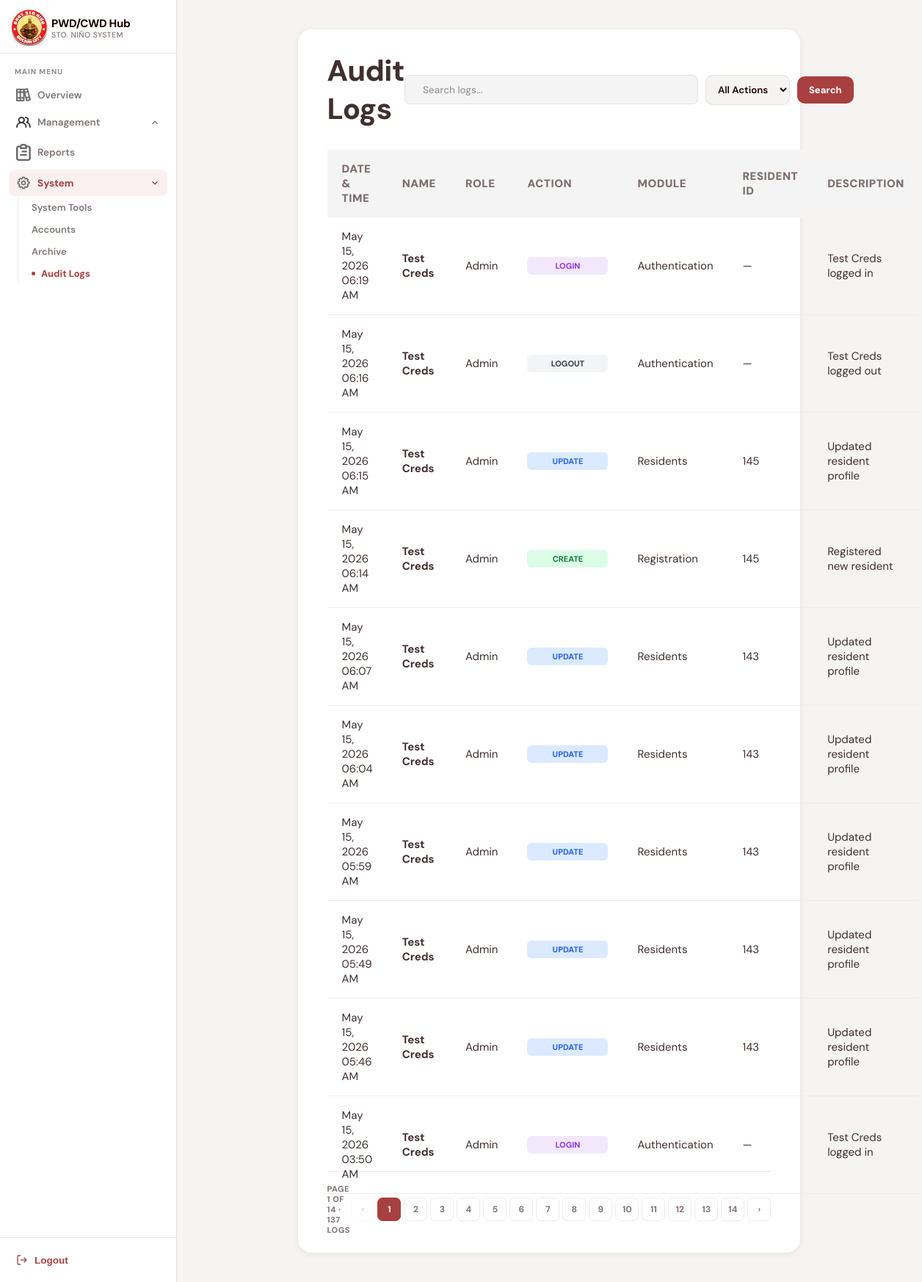
The page /auditlogs.php (signed in) on the database its author committed.
### tables this page shows
CREATE TABLE `audit_logs` (
  `ID` int(11) NOT NULL AUTO_INCREMENT,
  `admin_id` int(11) DEFAULT NULL,
  `admin_name` varchar(100) NOT NULL,
  `role` varchar(50) NOT NULL,
  `resident_id` int(11) DEFAULT NULL,
  `action` varchar(50) NOT NULL,
  `module` varchar(100) NOT NULL,
  `description` text NOT NULL,
  `created_at` timestamp NOT NULL DEFAULT current_timestamp(),
  PRIMARY KEY (`ID`),
  KEY `audit_logs_admin_id_idx` (`admin_id`),
  KEY `audit_logs_resident_id_idx` (`resident_id`),
  CONSTRAINT `audit_logs_admin_fk` FOREIGN KEY (`admin_id`) REFERENCES `admincreds` (`ID`) ON DELETE SET NULL ON UPDATE CASCADE,
  CONSTRAINT `audit_logs_resident_fk` FOREIGN KEY (`resident_id`) REFERENCES `residents` (`ID`) ON DELETE SET NULL ON UPDATE CASCADE
);

### func/getAuditLogs.php (called while the page is built, shortened)
<?php
require_once("db.php");
$per_page = 10;
$current_page = isset($_GET["page"]) && is_numeric($_GET["page"]) ? (int)$_GET["page"] : 1;
$offset = ($current_page - 1) * $per_page;
$search = trim($_GET["search"] ?? "");
$conditions = [];
$params = [];
$types = "";
$where = count($conditions) > 0 ? "WHERE " . implode(" AND ", $conditions) : "";
$count_sql = "SELECT COUNT(*) AS total FROM audit_logs $where";
$count_stmt = mysqli_prepare($conn, $count_sql);
mysqli_stmt_execute($count_stmt);
$count_result = mysqli_stmt_get_result($count_stmt);
$total_rows = mysqli_fetch_assoc($count_result)["total"];
$total_pages = max(1, ceil($total_rows / $per_page));
$data_sql = "SELECT * FROM audit_logs $where ORDER BY created_at DESC LIMIT ? OFFSET ?";
$data_params = array_merge($params, [$per_page, $offset]);
$data_types = $types . "ii";
$data_stmt = mysqli_prepare($conn, $data_sql);
mysqli_stmt_bind_param($data_stmt, $data_types, ...$data_params);
mysqli_stmt_execute($data_stmt);
$audit_result = mysqli_stmt_get_result($data_stmt);
function buildQuery($page, $extra = []) {
    $params = array_merge($_GET, ["page" => $page], $extra);
    return "?" . http_build_query($params);
}
function actionBadge($action) {
    $action = strtoupper($action);
    return match ($action) {
    "CREATE"  => "badge-create",
    "UPDATE"  => "badge-update",
    "APPROVE" => "badge-restore",
    "REJECT"  => "badge-delete",
    "ARCHIVE" => "badge-archive",
    "RESTORE" => "badge-restore",
    "DELETE"  => "badge-delete",
    "LOGIN"   => "badge-login",
    default   => "badge-default",
};
}
?>

### auditlogs.php (the view, shortened to what this page needs)
<?php
require_once("func/getAuditLogs.php");
?>
<!DOCTYPE html>
<html lang="en">
<head>
<link rel="stylesheet" href="css/auditlogs.css">
</head>
<body>
<aside class="sidebar">
  <div class="sidebar-brand">
    <div class="brand-icon">
      <img src="assets/barangay-logo.png" width="50">
    </div>
    <div class="brand-text">
      <span class="brand-name">PWD/CWD Hub</span>
      <span class="brand-sub">Sto. Niño System</span>
    </div>
  </div>
  <nav class="sidebar-nav">
    <div class="nav-section-label">Main Menu</div>
    <div class="nav-group">
      <a class="nav-item" href="dashboard.php">
        <img src="assets/overviewicon.png" width="20">
        Overview
      </a>
    </div>
    <div class="nav-group">
      <a class="nav-item" href="#" onclick="toggleMenu(event,'mgmt-sub')">
        <img src="assets/users.png" width="20">
        Management
        <svg class="chevron" viewBox="0 0 24 24"><polyline points="6 15 12 9 18 15"/></svg>
      </a>
    </div>
    <div class="nav-group">
      <a class="nav-item" href="reports.php">
        <img src="assets/reporticon.png" width="20">
        Reports
      </a>
    </div>
    <div class="nav-group">
      <a class="nav-item active open" href="#" onclick="toggleMenu(event,'system-sub')">
        <img src="assets/settingicon.png" width="20">
        System
        <svg class="chevron" viewBox="0 0 24 24"><polyline points="6 15 12 9 18 15"/></svg>
      </a>
      <div class="nav-sub open" id="system-sub">
        <a class="nav-sub-item" href="system.php">System Tools</a>
        <a class="nav-sub-item" href="account.php">Accounts</a>
        <a class="nav-sub-item" href="archive.php">Archive</a>
        <a class="nav-sub-item active" href="auditlogs.php">Audit Logs</a>
      </div>
    </div>
  </nav>
  <div class="sidebar-footer">
    <button class="logout-btn" onclick="logout()">
      <svg viewBox="0 0 24 24"><path d="M9 21H5a2 2 0 0 1-2-2V5a2 2 0 0 1 2-2h4"/><polyline points="16 17 21 12 16 7"/><line x1="21" y1="12" x2="9" y2="12"/></svg>
      Logout
    </button>
  </div>
</aside>
<main class="main-content">
  <div class="content-card">
    <div class="card-header">
      <div class="page-title">
        <h1>Audit Logs</h1>
      </div>
      <form method="GET" action="auditlogs.php" class="filter-form">
        <div class="search-bar">
          <input type="text" name="search" placeholder="Search logs..." value="<?= htmlspecialchars($search) ?>">
        </div>
        <select name="action" onchange="this.form.submit()">
          <option value="">All Actions</option>
        </select>
        <button type="submit" class="btn-filter">Search</button>
      </form>
    </div>
    <div class="table-wrap">
      <table class="data-table">
        <thead>
          <tr>
            <th>Date & Time</th>
            <th>Name</th>
            <th>Role</th>
            <th>Action</th>
            <th>Module</th>
            <th>Resident ID</th>
            <th>Description</th>
          </tr>
        </thead>
        <tbody>
          <?php if (mysqli_num_rows($audit_result) === 0): ?>
            <tr>
              <td colspan="7" class="empty">No audit logs found.</td>
            </tr>
          <?php else: ?>
            <?php while ($log = mysqli_fetch_assoc($audit_result)): ?>
              <tr>
                <td><?= htmlspecialchars(date("M d, Y h:i A", strtotime($log["created_at"]))) ?></td>
                <td class="fw-bold"><?= htmlspecialchars($log["admin_name"] ?? "Unknown") ?></td>
                <td><?= htmlspecialchars(ucfirst($log["role"] ?? "N/A")) ?></td>
                <td>
                  <span class="badge <?= actionBadge($log["action"]) ?>">
                    <?= htmlspecialchars($log["action"]) ?>
                  </span>
                </td>
                <td><?= htmlspecialchars($log["module"]) ?></td>
                <td><?= htmlspecialchars($log["resident_id"] ?? "—") ?></td>
                <td><?= htmlspecialchars($log["description"]) ?></td>
              </tr>
            <?php endwhile; ?>
          <?php endif; ?>
        </tbody>
      </table>
    </div>
    <div class="pagination">
      <span class="pagination-info">
        Page <?= $current_page ?> of <?= $total_pages ?> · <?= $total_rows ?> log<?= $total_rows != 1 ? "s" : "" ?>
      </span>
      <div class="pagination-btns">
        <a href="<?= buildQuery($current_page - 1) ?>" class="page-btn <?= $current_page <= 1 ? 'disabled' : '' ?>">‹</a>
        <?php for ($i = 1; $i <= $total_pages; $i++): ?>
          <a href="<?= buildQuery($i) ?>" class="page-btn <?= $i === $current_page ? 'active' : '' ?>">
            <?= $i ?>
          </a>
        <?php endfor; ?>
        <a href="<?= buildQuery($current_page + 1) ?>" class="page-btn <?= $current_page >= $total_pages ? 'disabled' : '' ?>">›</a>
      </div>
    </div>
  </div>
</main>
</body>
</html>

### rows shown on the page
audit_logs: created_at "May 15, 2026 06:19 AM", admin_name "Test Creds", role "Admin", action "LOGIN", module "Authentication", resident "—", description "Test Creds logged in"
audit_logs: created_at "May 15, 2026 06:16 AM", admin_name "Test Creds", role "Admin", action "LOGOUT", module "Authentication", resident "—", description "Test Creds logged out"
audit_logs: created_at "May 15, 2026 06:15 AM", admin_name "Test Creds", role "Admin", action "UPDATE", module "Residents", resident "145", description "Updated resident profile"
audit_logs: created_at "May 15, 2026 06:14 AM", admin_name "Test Creds", role "Admin", action "CREATE", module "Registration", resident "145", description "Registered new resident"
audit_logs: created_at "May 15, 2026 06:07 AM", admin_name "Test Creds", role "Admin", action "UPDATE", module "Residents", resident "143", description "Updated resident profile"
audit_logs: created_at "May 15, 2026 06:04 AM", admin_name "Test Creds", role "Admin", action "UPDATE", module "Residents", resident "143", description "Updated resident profile"
audit_logs: created_at "May 15, 2026 05:59 AM", admin_name "Test Creds", role "Admin", action "UPDATE", module "Residents", resident "143", description "Updated resident profile"
audit_logs: created_at "May 15, 2026 05:49 AM", admin_name "Test Creds", role "Admin", action "UPDATE", module "Residents", resident "143", description "Updated resident profile"
audit_logs: created_at "May 15, 2026 05:46 AM", admin_name "Test Creds", role "Admin", action "UPDATE", module "Residents", resident "143", description "Updated resident profile"
audit_logs: created_at "May 15, 2026 03:50 AM", admin_name "Test Creds", role "Admin", action "LOGIN", module "Authentication", resident "—", description "Test Creds logged in"

### other values the page prints
$current_page "1"
$total_pages "14"
$total_rows "137"
